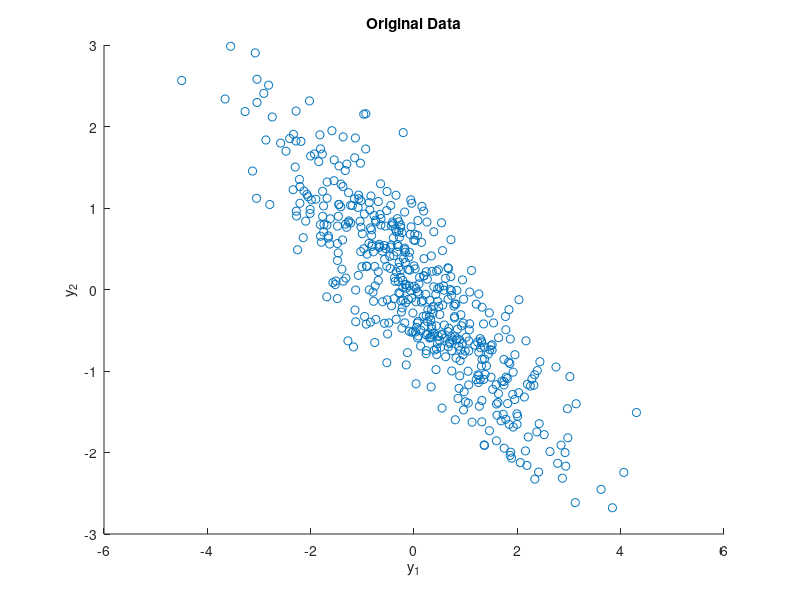
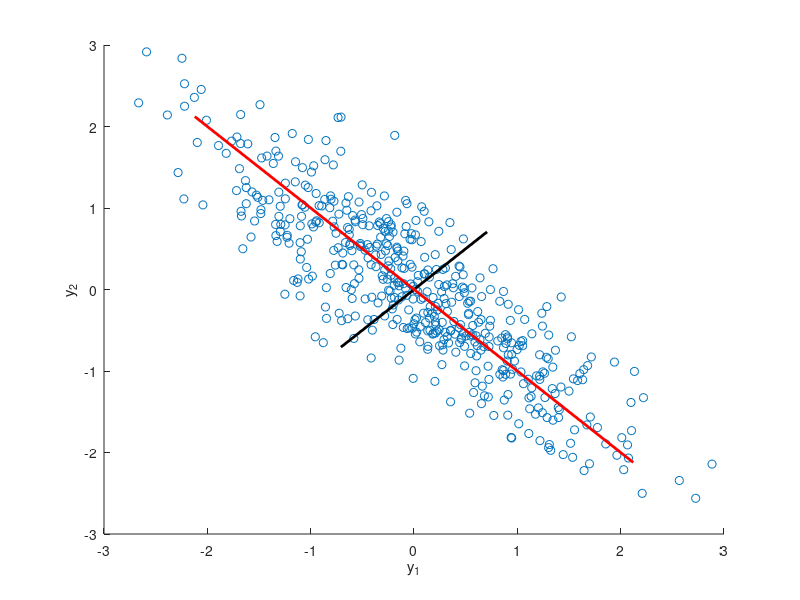

Here is the MATLAB script that generated these plots, in order:
%-------------------------------------------------------------------------%
% Function: P1_main
%
% Description: Main function for Problem 1.
%
% Inputs: None
%
% Outputs: None
%-------------------------------------------------------------------------%

function P1_main

    %---------------------------------------------------------------------%
    %Generate some random data
    nVar  = 2;
    nData = 500;
    Data = [1 -1; -0.3 1]*randn(nVar,nData);
    
    %Plot the data
    figure
    hold on;
    scatter(Data(1,:),Data(2,:));
    title('Original Data')
    xlabel('y_1');
    ylabel('y_2');
    %---------------------------------------------------------------------%
    
    
    
    %---------------------------------------------------------------------%
    %P1.1
    Y0 = Data';
    MeanMat = ones(nData,1)*mean(Y0);
    StdMat = ones(nData,1)*std(Y0);
    Y = (Y0-MeanMat)./StdMat;
    % Y can also be directly computed using Matlab "normalize" function
    
    figure
    hold on;
    scatter(Y(:,1),Y(:,2));
    xlabel('y_1');
    ylabel('y_2');
    
    
    %P1.2
    S = 1/(nData-1)*Y'*Y;% Can also use "cov" function
    [V,D] = eig(S);
    fprintf('Two eigenvalues are %.4f and %.4f.\n',D(1,1),D(2,2))
    % Since the larger eigenvalue is greater than 10 times of the smaller one, 
    % we can only keep one of them.
    
    
    %P1.3
    %Plot the first eigenvector
    plot([V(1,1),-V(1,1)],[V(2,1),-V(2,1)],'k','LineWidth',2) %Multiply a factor 3 to elongate the line
    
    %Plot the first eigenvector
    plot(3*[V(1,2),-V(1,2)],3*[V(2,2),-V(2,2)],'r','LineWidth',2)
    
    xlim([-3,3])
    ylim([-3,3])
    width=500;
    height=500;
    set(gcf,'position',[0,0,width,height])
    
    % The data points spreads along the eigenvector corresponding with the
    % greater eigenvalue, and accumulates along the eigenvector
    % corresponding with the smaller eigenvalue


    S
    V
    D
    
    
    
    %---------------------------------------------------------------------%

end